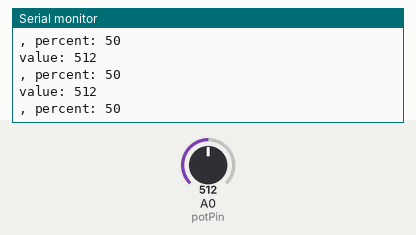
This sketch was run on a simulated Arduino Uno, built with avr-gcc and run on an emulated ATmega328P. On the bench: the last lines printed to the serial monitor. The test bench sets the inputs (shaded band); at power-on: A0 (potPin) = 512.

Above: at 1.2 s.
1.3 s: A0 (potPin) set to 716
At 1.57 s:
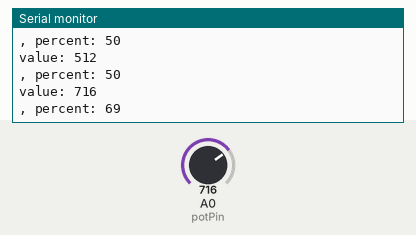
2.8 s: A0 (potPin) set to 900
At 2.97 s:
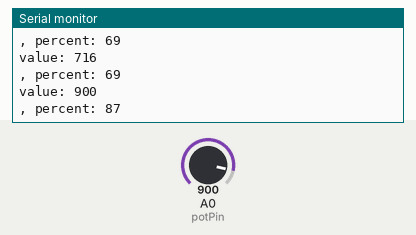
Timing chart, 0 to 5.8 s (numbered marks = the images above; inputs shaded):
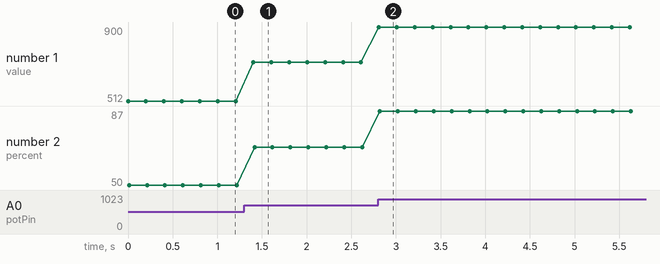

The sketch:

____.ino
```cpp
int potPin = 0;

void setup() {
  Serial.begin(9600);
}

void loop() {
  int value = analogRead(potPin);
  int percent = map(value, 0, 1023, 0, 100);
  Serial.print("value: ");
  Serial.println(value);
  Serial.print(", percent: ");
  Serial.println(percent);
  delay(200);
}
```

Measured:
- after the input at 1.3 s, the serial monitor: prints a new line after 0.10 s (image 1)
- after the input at 2.8 s, the serial monitor: prints a new line at once (image 2)
- plotted number 1: 512 → 716 after the input at 1.3 s, 716 → 900 after the input at 2.8 s
- plotted number 2: 50 → 69 after the input at 1.3 s, 69 → 87 after the input at 2.8 s
